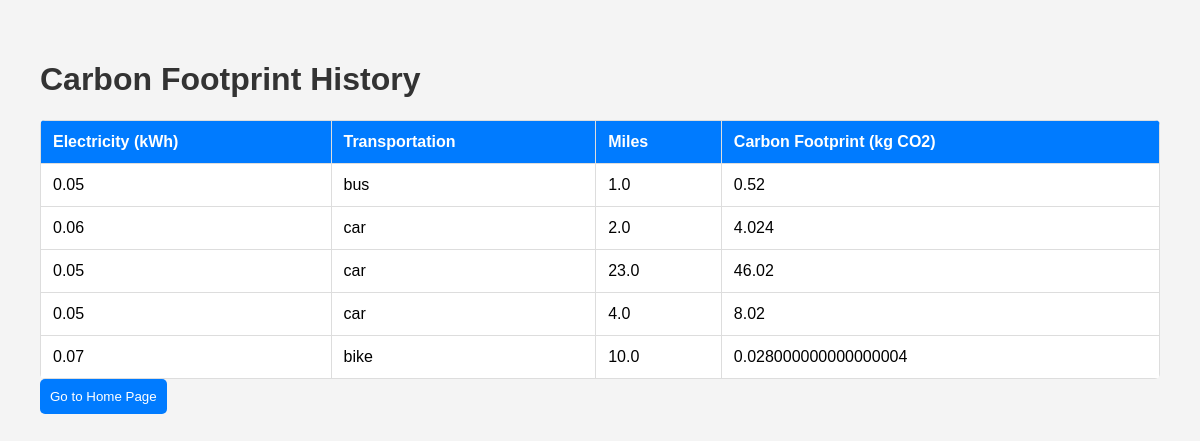
The page /history (signed in) on the database its author committed.
### app.py (models this page shows)
class CarbonFootprint(db.Model):
    id = db.Column(db.Integer, primary_key=True)
    electricity = db.Column(db.Float, nullable=False)
    transportation = db.Column(db.String(20), nullable=False)
    miles = db.Column(db.Float)
    carbon_footprint = db.Column(db.Float, nullable=False)
    user_id = db.Column(db.Integer, db.ForeignKey('user.id'), nullable=False)

### app.py (the view)
@app.route('/history')
@login_required
def history():
    with app.app_context():
        carbon_entries = CarbonFootprint.query.filter_by(user=current_user).all()
    return render_template('history.html', entries=carbon_entries)

### app.py (called while the page is built)
@login_manager.user_loader
def load_user(user_id):
    return User.query.get(int(user_id))

### templates/history.html (shortened to what this page needs)
<!DOCTYPE html>
<html lang="en">
<head>
</head>
<body>
    <h1>Carbon Footprint History</h1>
    <table>
        <tr>
            <th>Electricity (kWh)</th>
            <th>Transportation</th>
            <th>Miles</th>
            <th>Carbon Footprint (kg CO2)</th>
        </tr>
        {% for entry in entries %}
            <tr>
                <td>{{ entry.electricity }}</td>
                <td>{{ entry.transportation }}</td>
                <td>{{ entry.miles if entry.miles else 'N/A' }}</td>
                <td>{{ entry.carbon_footprint }}</td>
            </tr>
        {% endfor %}
    </table>
    <button onclick="window.location.href='{{ url_for('index') }}'">Go to Home Page</button>
</body>
</html>

### templates/history.html (style rules this page uses)
body { font-family: Arial, sans-serif; margin: 20px; padding: 20px; background-color: #f4f4f4; }
h1 { color: #333; }
table { width: 100%; border-collapse: collapse; margin-top: 20px; background-color: #fff; border-radius: 5px; overflow: hidden; }
th, td { border: 1px solid #ddd; padding: 12px; text-align: left; }
th { background-color: #007BFF; color: #fff; }
button { background-color: #007BFF; color: #fff; padding: 10px; border: none; border-radius: 5px; cursor: pointer; }

### rows shown on the page
CarbonFootprint: electricity "0.05", transportation "bus", miles "1.0", carbon_footprint "0.52"
CarbonFootprint: electricity "0.06", transportation "car", miles "2.0", carbon_footprint "4.024"
CarbonFootprint: electricity "0.05", transportation "car", miles "23.0", carbon_footprint "46.02"
CarbonFootprint: electricity "0.05", transportation "car", miles "4.0", carbon_footprint "8.02"
CarbonFootprint: electricity "0.07", transportation "bike", miles "10.0", carbon_footprint "0.028000000000000004"
